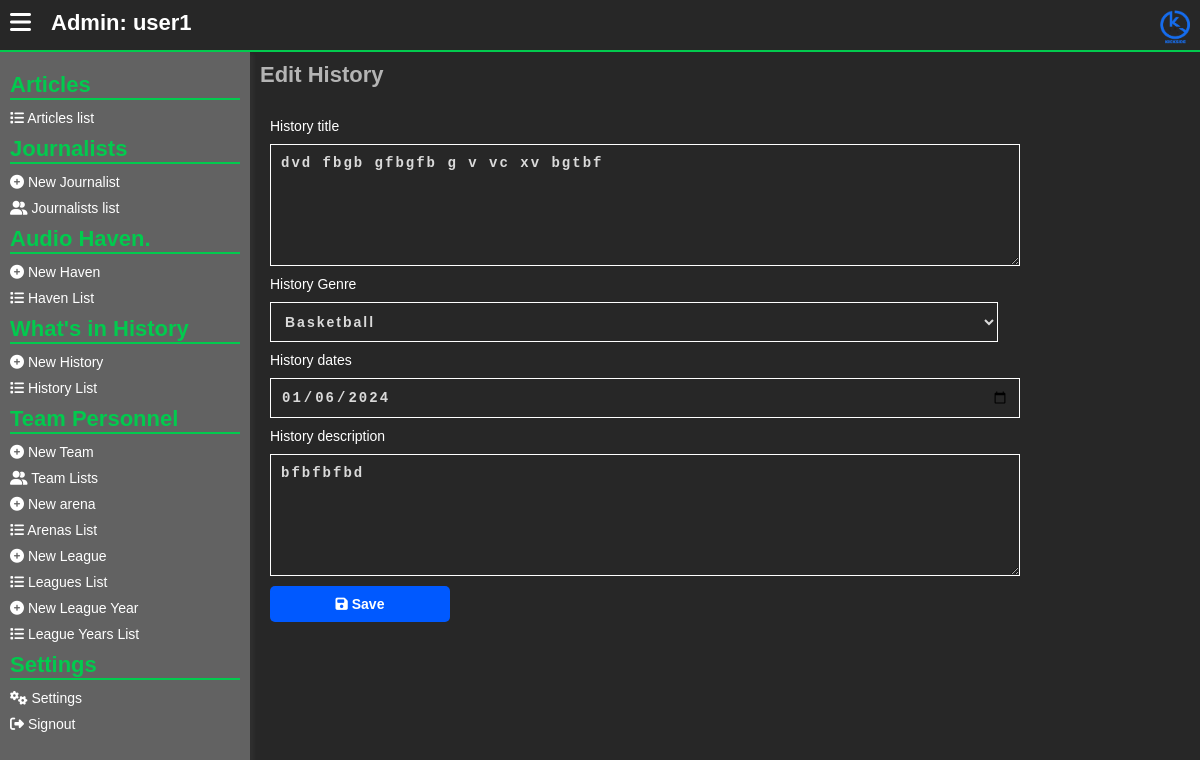
/admins/edit-history.php?h=8 (signed in), run on the app's committed database.
### tables this page shows
CREATE TABLE `history_today` (
  `ht_id` int(11) NOT NULL,
  `history_genre` int(11) NOT NULL,
  `history_title` varchar(255) NOT NULL,
  `history_description` text NOT NULL,
  `history_image` varchar(255) NOT NULL,
  `history_date` varchar(255) NOT NULL
);

CREATE TABLE `genres` (
  `id` int(11) NOT NULL,
  `genre_name` varchar(255) NOT NULL,
  `genre_description` text NOT NULL
);

### assets/php/admins/session_checker.php (called while the page is built, shortened)
<?php
    if (!isset($_SESSION['acting_admin_id'])) {
        header("location: signin.php");
    }
    else {
        $acting_admin_id = $_SESSION['acting_admin_id'];
        $check_admin_exists = mysqli_query($server,"SELECT * from
            admins WHERE id = '$acting_admin_id'
        ");
        if (mysqli_num_rows($check_admin_exists) !== 1) {
            header("location: ../admins/signin.php");
        }
        else {
            $get_the_admin_info = mysqli_fetch_array($check_admin_exists);
            $acting_admin_un = $get_the_admin_info["user_name"];
        }
    }
?>

### admins/edit-history.php (the view, shortened to what this page needs)
<?php
include("../assets/php/global/server.php");
include("../assets/php/admins/session_checker.php");
?>
<!DOCTYPE html>
<html lang="en">
<head>
    <link rel="stylesheet" href="../assets/css/back-main.css">
    <link rel="stylesheet" href="https://cdnjs.cloudflare.com/ajax/libs/font-awesome/6.5.1/css/all.min.css"
 />
</head>
<body>
    <main>
        <section class="main-section">
            <?php include("../assets/php/admins/header.php"); ?>
            <div class="hero">
                <?php include("../assets/php/admins/left-nav.php") ?>
                <div class="dashboard">
                    <div class="dashboard-cont">
                        <h1>
                            Edit History
                        </h1>
                        <?php
                        if (!isset($_GET['h'])) {
                            ?>
                            <div class="errorMsg">
                                No history sent to the server.
                            </div>
                            <?php
                        } else {
                            $historyId = $_GET['h'];
                            $checkHistory_exists = mysqli_query($server, "SELECT * from history_today,genres
                                    WHERE ht_id = '$historyId'
                                    AND genres.id = history_today.history_genre
                                ");
                            if (mysqli_num_rows($checkHistory_exists) < 1) {
                                ?>
                                <div class="errorMsg">
                                    History article is not found
                                </div>
                                <?php
                            } else {
                                $dataHistory_exists = mysqli_fetch_array($checkHistory_exists);
                                ?>
                                <div class="form-row">
                                    <form action="" method="POST" enctype="multipart/form-data">
                                        <p>
                                            <label for="History title">
                                                History title
                                            </label>
                                            <textarea name="hti" placeholder="Type..."
                                                required><?php echo $dataHistory_exists['history_title']; ?></textarea>
                                        </p>
                                        <p>
                                            <label for="History title">
                                                History Genre
                                            </label>
                                            <select name="h_ge" id="">
                                                <?php
                                                $currentGenre = $dataHistory_exists['history_genre'];
                                                $getCurrentGenre = mysqli_query($server, "SELECT * from genres
                                                        WHERE id = '$currentGenre'
                                                    ");
                                                $dataCurrentGenre = mysqli_fetch_array($getCurrentGenre);
                                                ?>
                                                <option value="<?php echo $currentGenre; ?>">
                                                    <?php echo $dataCurrentGenre['genre_name'] ?>
                                                </option>
                                            </select>
                                        </p>
                                        <p>
                                            <label for="History dates">
                                                History dates
                                            </label>
                                            <input type="date" name="hda"
                                                value="<?php echo $dataHistory_exists['history_date']; ?>">
                                        </p>
                                        <p>
                                            <label for="History description">
                                                History description
                                            </label>
                                            <textarea name="hde" placeholder="Type..."
                                                required><?php echo $dataHistory_exists['history_description']; ?></textarea>
                                        </p>
                                        <p>
                                            <button type="submit" name="edit_history">
                                                <i class="fa fa-save"></i>
                                                Save
                                            </button>
                                        </p>
                                    </form>
                                </div>
                                <?php
                            }
                        }
                        ?>
                    </div>
                </div>
            </div>
        </section>
    </main>
</body>
</html>

### assets/php/admins/header.php
<header>
   <div class="menu">
      <button id="menu_toggleBTN">
         <i class="fa fa-bars"></i>
      </button>
   </div>
   <div class="username" onclick="location.reload()">
      Admin:
      <?php
         echo $acting_admin_un;
      ?>
   </div>
   <div class="logo">
      <a href="./home.php">
         <img src="../assets/images/KickSide - Logo.png" alt="Kick Side Logo">
      </a>
   </div>
</header>

### assets/css/back-main.css (style rules this page uses)
* { font-size: 14px; margin: 0; padding: 0; text-decoration: none; }
body { font-family: "Gill Sans", "Gill Sans MT", Calibri, "Trebuchet MS", sans-serif; margin: 0; padding: 0; background: #d3d3d357; overflow: hidden; }
button { cursor: pointer; background: transparent; border: 0; }
main { width: 100%; height: 100%; }
section.main-section { height: 100vh; width: 100vw; top: 0; left: 0; position: absolute; background: rgb(39, 39, 39); overflow: hidden; }
section.main-section header { width: 100vw; display: flex; flex-direction: row; margin: 0; padding: 0; height: 50px; border-bottom: 2px solid #02ca4e; }
section.main-section header .menu { padding: 10px; }
section.main-section header .menu button { border: 0; background: transparent; }
section.main-section header .menu button i { font-size: 24px; color: #fff; }
section.main-section header .username { flex: 4; padding: 10px; color: #fff; font-size: 22px; font-weight: bold; user-select: none; cursor: pointer; }
section.main-section header .logo { text-align: right; flex: 2; padding: 10px; }
section.main-section header .logo img { width: 30px; }
section.main-section .hero { width: 100%; display: flex; flex-direction: row; flex-wrap: nowrap; }
section.main-section .dashboard { height: calc(100vh - 50px); overflow: auto; flex: 1; }
section.main-section .dashboard .dashboard-cont { padding: 10px; }
section.main-section .dashboard .dashboard-cont h1 { color: #b4b4b4; font-size: 22px; }
section.main-section .dashboard .form-row { margin-top: 10px; padding: 10px; border-radius: 10px; }
section.main-section .dashboard .form-row form p { margin-top: 10px; color: #fff; font-weight: 200; display: flex; flex-direction: column; font-size: 18px; }
section.main-section .dashboard .form-row form p input, section.main-section .dashboard .form-row form p textarea, section.main-section .dashboard .form-row form p select { padding: 10px; background: transparent; margin-top: 10px; border: 1px solid #fff; color: #dadada; font-weight: bold; letter-spacing: 2px; outline: 0; width: 80%; }
section.main-section .dashboard .form-row form p textarea { height: 100px; }
section.main-section .dashboard .form-row form p button { padding: 10px; background: #0059ff; border: 0; border-radius: 5px; font-weight: bold; color: #fff; width: 180px; }

### data on the page
history_today: hti "dvd fbgb gfbgfb g v vc xv bgtbf", hda "01/06/2024", hde "bfbfbfbd"
genres: h_ge "Basketball"

### other printed values
$acting_admin_un "user1"
